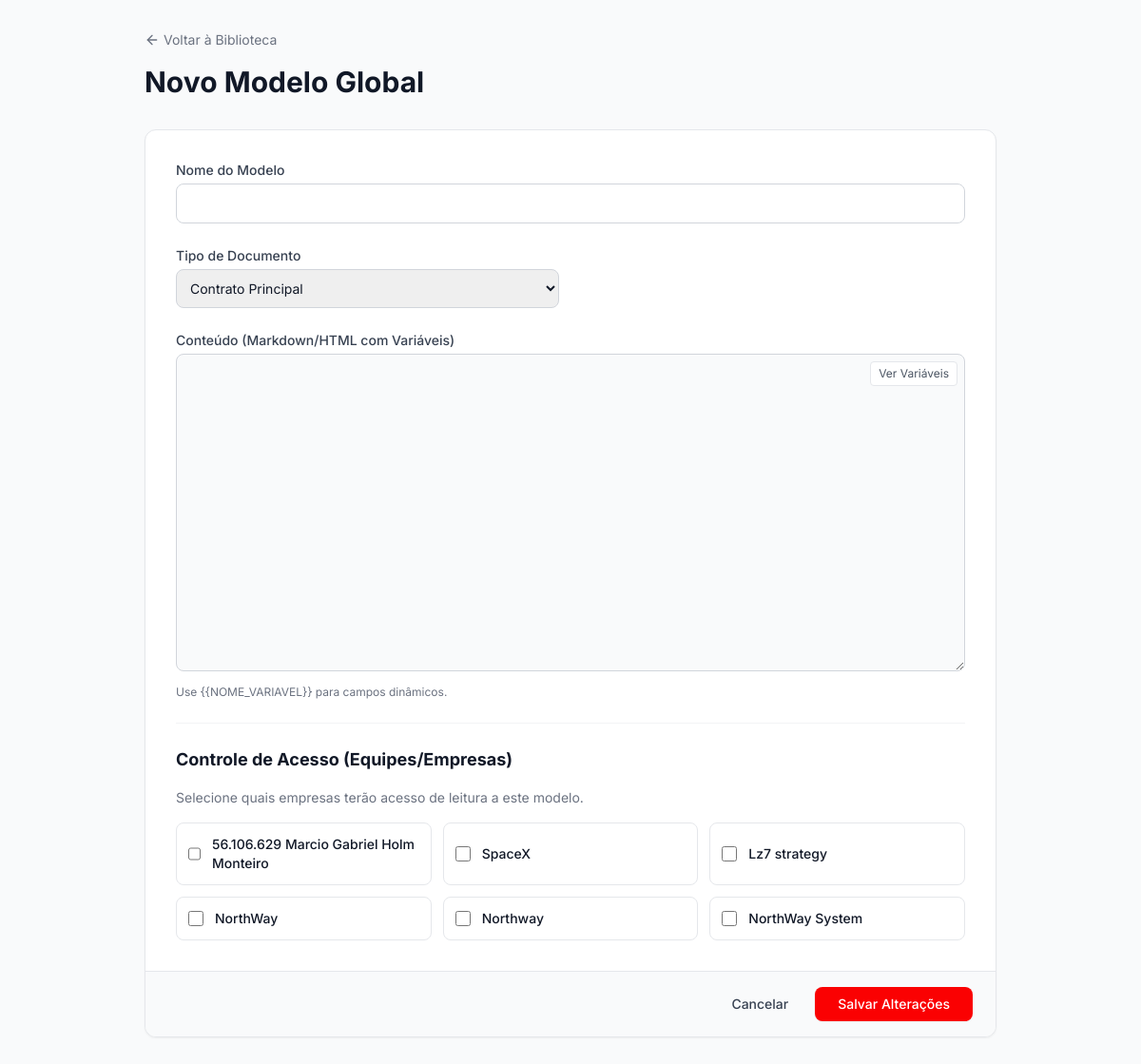
Page /master/library/new (signed in) on the committed database.
### models.py (models this page shows, shortened)
class Company(db.Model):
    id = db.Column(db.Integer, primary_key=True)
    name = db.Column(db.String(100), nullable=False)
    created_at = db.Column(db.DateTime, default=datetime.utcnow)
    users = db.relationship('User', backref='company', lazy=True)
    leads = db.relationship('Lead', backref='company', lazy=True)
    pipelines = db.relationship('Pipeline', backref='company', lazy=True)
    document = db.Column(db.String(20), nullable=True) # CNPJ
    address_street = db.Column(db.String(150), nullable=True)
    address_number = db.Column(db.String(20), nullable=True)
    address_neighborhood = db.Column(db.String(100), nullable=True)
    address_city = db.Column(db.String(100), nullable=True)
    address_state = db.Column(db.String(2), nullable=True)
    address_zip = db.Column(db.String(10), nullable=True)
    representative = db.Column(db.String(100), nullable=True)
    representative_cpf = db.Column(db.String(20), nullable=True)
    logo_filename = db.Column(db.String(150), nullable=True)
    primary_color = db.Column(db.String(7), default='#fa0102') # Default Northway Red
    secondary_color = db.Column(db.String(7), default='#111827') # Default Dark Gray
    status = db.Column(db.String(20), default='active') # active, suspended, cancelled
    plan = db.Column(db.String(50), default='pro') # free, starter, pro, enterprise
    max_users = db.Column(db.Integer, default=5)
    max_leads = db.Column(db.Integer, default=1000)
    max_storage_gb = db.Column(db.Float, default=1.0)
    updated_at = db.Column(db.DateTime, default=datetime.utcnow, onupdate=datetime.utcnow)

### master.py (the view, shortened to what this page needs)
@master.route('/master/library/new', methods=['GET', 'POST'])
def library_new():
    companies = Company.query.all()
    return render_template('master_library_form.html', companies=companies, template=None)

### master.py (called while the page is built)
@master.before_request
@login_required
def check_master_access():
    if request.endpoint in ['master.revert_access', 'master.super_helper', 'master.run_library_migration', 'master.revoke_self', 'master.system_reset', 'master.migrate_saas', 'master.refresh_roles']:
        return
    if not getattr(current_user, 'is_super_admin', False):
        abort(403)

### templates/master_library_form.html (shortened to what this page needs)
{% extends "base.html" %}
{% block content %}
<div class="flex-1 h-screen overflow-y-auto bg-gray-50 p-4 md:p-8">
    <div class="max-w-4xl mx-auto">
        <header class="mb-8">
            <a href="{{ url_for('master.library') }}"
                class="text-gray-500 hover:text-gray-900 flex items-center gap-1 mb-4 text-sm">
                <i data-lucide="arrow-left" class="w-4 h-4"></i> Voltar à Biblioteca
            </a>
            <h1 class="text-3xl font-bold text-gray-900">
                {{ 'Editar Modelo Global' if template else 'Novo Modelo Global' }}
            </h1>
        </header>
        <form method="POST" class="bg-white rounded-xl shadow-sm border border-gray-200 overflow-hidden">
            <div class="p-6 md:p-8 space-y-6">
                <div class="grid grid-cols-1 md:grid-cols-2 gap-6">
                    <div class="col-span-1 md:col-span-2">
                        <label class="block text-sm font-medium text-gray-700 mb-1">Nome do Modelo</label>
                        <input type="text" name="name" required value="{{ template.name if template else '' }}"
                            class="w-full rounded-lg border-gray-300 focus:border-northway-red focus:ring-northway-red sm:text-sm p-2.5 border">
                    </div>
                    <div>
                        <label class="block text-sm font-medium text-gray-700 mb-1">Tipo de Documento</label>
                        <select name="type"
                            class="w-full rounded-lg border-gray-300 focus:border-northway-red focus:ring-northway-red sm:text-sm p-2.5 border">
                            <option value="contract" {{ 'selected' if template and template.type=='contract' else '' }}>
                                Contrato Principal</option>
                        </select>
                    </div>
                </div>
                <div>
                    <label class="block text-sm font-medium text-gray-700 mb-1">Conteúdo (Markdown/HTML com
                        Variáveis)</label>
                    <div class="relative">
                        <textarea name="content" rows="15" required
                            class="font-mono text-sm w-full rounded-lg border-gray-300 focus:border-northway-red focus:ring-northway-red p-4 border bg-gray-50">{{ template.content if template else '' }}</textarea>
                        <div class="absolute top-2 right-2 flex gap-2">
                            <button type="button"
                                class="text-xs bg-white border border-gray-200 px-2 py-1 rounded hover:bg-gray-50 text-gray-600">Ver
                                Variáveis</button>
                        </div>
                    </div>
                    <p class="mt-2 text-xs text-gray-500">Use {{ '{{' }}NOME_VARIAVEL{{ '}}' }} para campos dinâmicos.
                    </p>
                </div>
                <div class="border-t border-gray-100 pt-6">
                    <h3 class="text-lg font-bold text-gray-900 mb-4">Controle de Acesso (Equipes/Empresas)</h3>
                    <p class="text-sm text-gray-500 mb-4">Selecione quais empresas terão acesso de leitura a este
                        modelo.</p>
                    <div class="grid grid-cols-1 sm:grid-cols-2 lg:grid-cols-3 gap-3">
                        {% for company in companies %}
                        <label
                            class="flex items-center p-3 border border-gray-200 rounded-lg hover:bg-gray-50 cursor-pointer transition-colors {{ 'bg-red-50 border-red-200' if template and company in template.allowed_companies else '' }}">
                            <input type="checkbox" name="companies" value="{{ company.id }}"
                                class="rounded border-gray-300 text-northway-red focus:ring-northway-red h-4 w-4 mr-3"
                                {{ 'checked' if template and company in template.allowed_companies else '' }}>
                            <span class="text-sm font-medium text-gray-900">{{ company.name }}</span>
                        </label>
                        {% endfor %}
                    </div>
                </div>
            </div>
            <div class="bg-gray-50 px-6 py-4 flex items-center justify-end gap-3 border-t border-gray-200">
                <a href="{{ url_for('master.library') }}"
                    class="px-4 py-2 text-gray-700 hover:bg-gray-200 rounded-lg font-medium text-sm transition-colors">Cancelar</a>
                <button type="submit"
                    class="bg-northway-red hover:bg-red-700 text-white px-6 py-2 rounded-lg font-medium text-sm transition-colors shadow-sm">
                    Salvar Alterações
                </button>
            </div>
        </form>
    </div>
</div>
{% endblock %}

### templates/base.html (style rules this page uses)
body { -webkit-font-smoothing: antialiased; -moz-osx-font-smoothing: grayscale; }

### rows in the picture
Company: name "56.106.629 Marcio Gabriel Holm Monteiro"
Company: name "SpaceX"
Company: name "Lz7 strategy"
Company: name "NorthWay"
Company: name "Northway"
Company: name "NorthWay System"

### other values in the picture
{{ 'Editar Modelo Global' if template else 'Novo Modelo Global' }} "Novo Modelo Global"
{{ '{{' }} "{{"
{{ '}}' }} "}}"
